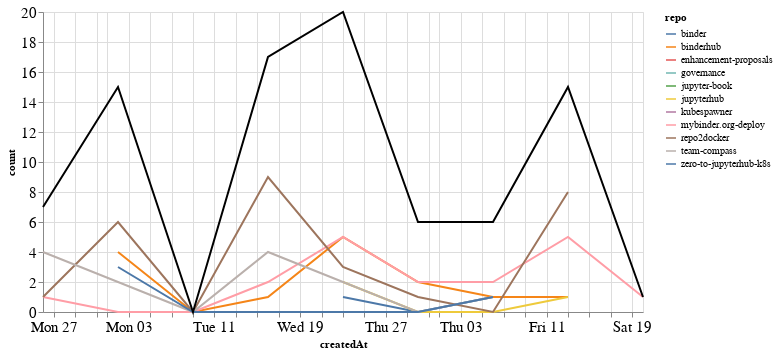

The code cell stored with this chart in its notebook:
### Markdown cell above
## Comments

### Code cell
comments_time = comments.groupby('repo').resample('W', on='createdAt').count()['author'].reset_index()
comments_time = comments_time.rename(columns={'author': 'count'})
comments_time_total = comments_time.groupby('createdAt').agg({"count": "sum"}).reset_index()
ch1 = alt.Chart(comments_time, width=600).mark_line().encode(
    x='createdAt',
    y='count',
    color='repo',
    tooltip="repo"
)

ch2 = alt.Chart(comments_time_total, width=600).mark_line(color="black").encode(
    x='createdAt',
    y='count',
)

ch1 + ch2

### Figure 1 — Vega-Lite specification as saved in the notebook (floating-point values rounded to 4 significant figures)
{"config": {"axisLeft": {"labelFontSize": 15}, "axisBottom": {"labelFontSize": 15}}, "layer": [{"data": {"name": "data-c5e8ce1bb9c58b10c891ca964c5b1e55"}, "mark": "line", "encoding": {"color": {"type": "nominal", "field": "repo"}, "tooltip": {"type": "nominal", "field": "repo"}, "x": {"type": "temporal", "field": "createdAt"}, "y": {"type": "quantitative", "field": "count"}}, "width": 600}, {"data": {"name": "data-a3a13e31ce354afa6a20d558367bdfc6"}, "mark": {"type": "line", "color": "black"}, "encoding": {"x": {"type": "temporal", "field": "createdAt"}, "y": {"type": "quantitative", "field": "count"}}, "width": 600}], "$schema": "https://vega.github.io/schema/vega-lite/v4.8.1.json", "datasets": {"data-c5e8ce1bb9c58b10c891ca964c5b1e55": [{"repo": "binder", "createdAt": "2020-08-23T00:00:00", "count": 1}, {"repo": "binder", "createdAt": "2020-08-30T00:00:00", "count": 0}, {"repo": "binder", "createdAt": "2020-09-06T00:00:00", "count": 1}, {"repo": "binderhub", "createdAt": "2020-08-02T00:00:00", "count": 4}, {"repo": "binderhub", "createdAt": "2020-08-09T00:00:00", "count": 0}, {"repo": "binderhub", "createdAt": "2020-08-16T00:00:00", "count": 1}, {"repo": "binderhub", "createdAt": "2020-08-23T00:00:00", "count": 5}, {"repo": "binderhub", "createdAt": "2020-08-30T00:00:00", "count": 2}, {"repo": "binderhub", "createdAt": "2020-09-06T00:00:00", "count": 1}, {"repo": "binderhub", "createdAt": "2020-09-13T00:00:00", "count": 1}, {"repo": "enhancement-proposals", "createdAt": "2020-08-16T00:00:00", "count": 1}, {"repo": "governance", "createdAt": "2020-08-23T00:00:00", "count": 2}, {"repo": "jupyter-book", "createdAt": "2020-08-30T00:00:00", "count": 1}, {"repo": "jupyterhub", "createdAt": "2020-08-23T00:00:00", "count": 2}, {"repo": "jupyterhub", "createdAt": "2020-08-30T00:00:00", "count": 0}, {"repo": "jupyterhub", "createdAt": "2020-09-06T00:00:00", "count": 0}, {"repo": "jupyterhub", "createdAt": "2020-09-13T00:00:00", "count": 1}, {"repo": "kubespawner", "createdAt": "2020-07-26T00:00:00", "count": 1}, {"repo": "mybinder.org-deploy", "createdAt": "2020-07-26T00:00:00", "count": 1}, {"repo": "mybinder.org-deploy", "createdAt": "2020-08-02T00:00:00", "count": 0}, {"repo": "mybinder.org-deploy", "createdAt": "2020-08-09T00:00:00", "count": 0}, {"repo": "mybinder.org-deploy", "createdAt": "2020-08-16T00:00:00", "count": 2}, {"repo": "mybinder.org-deploy", "createdAt": "2020-08-23T00:00:00", "count": 5}, {"repo": "mybinder.org-deploy", "createdAt": "2020-08-30T00:00:00", "count": 2}, {"repo": "mybinder.org-deploy", "createdAt": "2020-09-06T00:00:00", "count": 2}, {"repo": "mybinder.org-deploy", "createdAt": "2020-09-13T00:00:00", "count": 5}, {"repo": "mybinder.org-deploy", "createdAt": "2020-09-20T00:00:00", "count": 1}, {"repo": "repo2docker", "createdAt": "2020-07-26T00:00:00", "count": 1}, {"repo": "repo2docker", "createdAt": "2020-08-02T00:00:00", "count": 6}, {"repo": "repo2docker", "createdAt": "2020-08-09T00:00:00", "count": 0}, {"repo": "repo2docker", "createdAt": "2020-08-16T00:00:00", "count": 9}, {"repo": "repo2docker", "createdAt": "2020-08-23T00:00:00", "count": 3}, {"repo": "repo2docker", "createdAt": "2020-08-30T00:00:00", "count": 1}, {"repo": "repo2docker", "createdAt": "2020-09-06T00:00:00", "count": 0}, {"repo": "repo2docker", "createdAt": "2020-09-13T00:00:00", "count": 8}, {"repo": "team-compass", "createdAt": "2020-07-26T00:00:00", "count": 4}, {"repo": "team-compass", "createdAt": "2020-08-02T00:00:00", "count": 2}, {"repo": "team-compass", "createdAt": "2020-08-09T00:00:00", "count": 0}, {"repo": "team-compass", "createdAt": "2020-08-16T00:00:00", "count": 4}, {"repo": "team-compass", "createdAt": "2020-08-23T00:00:00", "count": 2}, {"repo": "team-compass", "createdAt": "2020-08-30T00:00:00", "count": 0}, {"repo": "team-compass", "createdAt": "2020-09-06T00:00:00", "count": 1}, {"repo": "zero-to-jupyterhub-k8s", "createdAt": "2020-08-02T00:00:00", "count": 3}, {"repo": "zero-to-jupyterhub-k8s", "createdAt": "2020-08-09T00:00:00", "count": 0}, {"repo": "zero-to-jupyterhub-k8s", "createdAt": "2020-08-16T00:00:00", "count": 0}, {"repo": "zero-to-jupyterhub-k8s", "createdAt": "2020-08-23T00:00:00", "count": 0}, {"repo": "zero-to-jupyterhub-k8s", "createdAt": "2020-08-30T00:00:00", "count": 0}, {"repo": "zero-to-jupyterhub-k8s", "createdAt": "2020-09-06T00:00:00", "count": 1}], "data-a3a13e31ce354afa6a20d558367bdfc6": [{"createdAt": "2020-07-26T00:00:00", "count": 7}, {"createdAt": "2020-08-02T00:00:00", "count": 15}, {"createdAt": "2020-08-09T00:00:00", "count": 0}, {"createdAt": "2020-08-16T00:00:00", "count": 17}, {"createdAt": "2020-08-23T00:00:00", "count": 20}, {"createdAt": "2020-08-30T00:00:00", "count": 6}, {"createdAt": "2020-09-06T00:00:00", "count": 6}, {"createdAt": "2020-09-13T00:00:00", "count": 15}, {"createdAt": "2020-09-20T00:00:00", "count": 1}]}}
